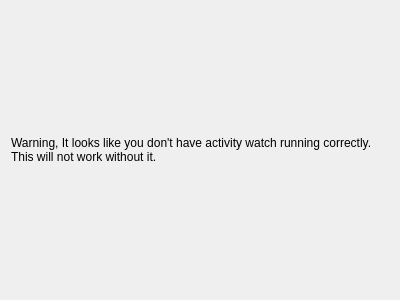
<?xml version="1.0" encoding="UTF-8"?>
<ui version="4.0">
 <class>Dialog</class>
 <widget class="QDialog" name="Dialog">
  <property name="geometry">
   <rect>
    <x>0</x>
    <y>0</y>
    <width>400</width>
    <height>300</height>
   </rect>
  </property>
  <property name="windowTitle">
   <string>Dialog</string>
  </property>
  <layout class="QHBoxLayout" name="horizontalLayout">
   <item>
    <widget class="QLabel" name="label">
     <property name="text">
      <string>Warning, It looks like you don't have activity watch running correctly. This will not work without it.</string>
     </property>
     <property name="textFormat">
      <enum>Qt::RichText</enum>
     </property>
     <property name="wordWrap">
      <bool>true</bool>
     </property>
    </widget>
   </item>
  </layout>
 </widget>
 <resources/>
 <connections/>
</ui>
